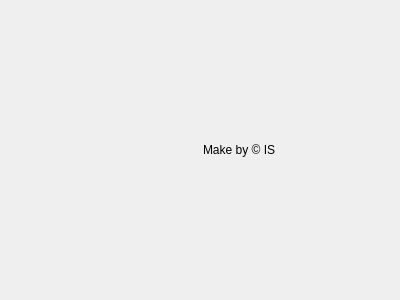
<?xml version="1.0" encoding="UTF-8"?>
<ui version="4.0">
 <class>About</class>
 <widget class="QWidget" name="About">
  <property name="geometry">
   <rect>
    <x>0</x>
    <y>0</y>
    <width>400</width>
    <height>300</height>
   </rect>
  </property>
  <property name="windowTitle">
   <string>Form</string>
  </property>
  <layout class="QGridLayout" name="gridLayout">
   <item row="0" column="0">
    <widget class="QLabel" name="label">
     <property name="text">
      <string/>
     </property>
    </widget>
   </item>
   <item row="0" column="1">
    <widget class="QLabel" name="label_2">
     <property name="text">
      <string>Make by © IS</string>
     </property>
    </widget>
   </item>
  </layout>
 </widget>
 <resources/>
 <connections/>
</ui>
